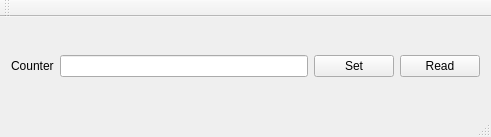
<?xml version="1.0" encoding="UTF-8"?>
<ui version="4.0">
 <class>MainWindow</class>
 <widget class="QMainWindow" name="MainWindow">
  <property name="geometry">
   <rect>
    <x>0</x>
    <y>0</y>
    <width>491</width>
    <height>137</height>
   </rect>
  </property>
  <property name="windowTitle">
   <string>MainWindow</string>
  </property>
  <widget class="QWidget" name="centralWidget">
   <layout class="QVBoxLayout" name="verticalLayout">
    <item>
     <layout class="QHBoxLayout" name="horizontalLayout">
      <item>
       <widget class="QLabel" name="label">
        <property name="text">
         <string>Counter</string>
        </property>
       </widget>
      </item>
      <item>
       <widget class="QLineEdit" name="lineEdit"/>
      </item>
      <item>
       <widget class="QPushButton" name="pushButton">
        <property name="text">
         <string>Set</string>
        </property>
       </widget>
      </item>
      <item>
       <widget class="QPushButton" name="pushButton_2">
        <property name="text">
         <string>Read</string>
        </property>
       </widget>
      </item>
     </layout>
    </item>
   </layout>
  </widget>
  <widget class="QMenuBar" name="menuBar">
   <property name="geometry">
    <rect>
     <x>0</x>
     <y>0</y>
     <width>491</width>
     <height>19</height>
    </rect>
   </property>
  </widget>
  <widget class="QToolBar" name="mainToolBar">
   <attribute name="toolBarArea">
    <enum>TopToolBarArea</enum>
   </attribute>
   <attribute name="toolBarBreak">
    <bool>false</bool>
   </attribute>
  </widget>
  <widget class="QStatusBar" name="statusBar"/>
 </widget>
 <layoutdefault spacing="6" margin="11"/>
 <resources/>
 <connections/>
</ui>
